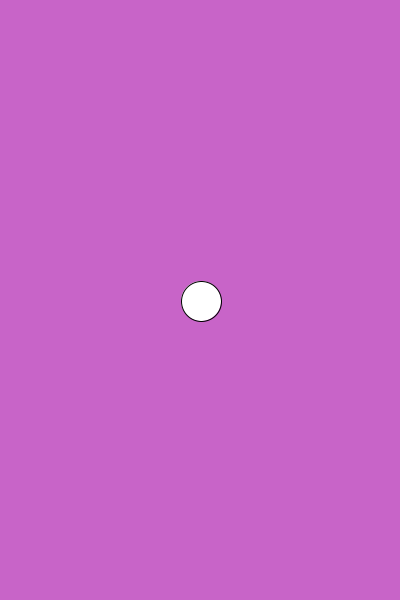
Frame 1 (no input)
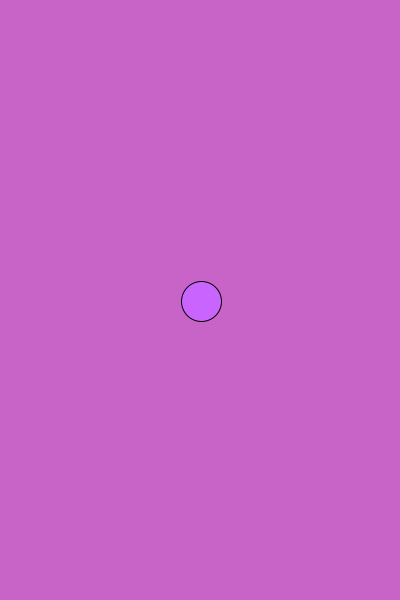
Frame 60 (the mouse pressed at the canvas centre just before this capture)
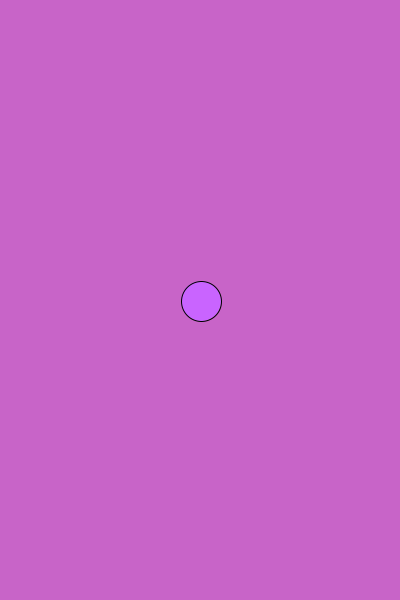
Frame 120 (the mouse held since frame 60 and released just before this capture)

The Processing sketch that drew these frames (run headless with seeded random() and noise(); from frame 60 on, the mouse is pressed at the canvas centre):

// Processing sketch: Bouncing
// ── Bouncing.pde
void setup(){
  size(400,600);
  ellipseMode(RADIUS);
}
 float posx,posy;
 float a =.0001;
 float xspeed= 1;
 float yspeed= 1;
 int radius= 20;
 int direction=1;
void draw(){
  background(200,100,200);
  a=a+.000001;
 posx=width/2;
 posy=height/2;
 xspeed+=a;
 yspeed+=a;
 posx=posx+xspeed*direction;
 posy=posy+yspeed*direction;
 if ((posx>radius-width) || posx<radius){
   direction=-direction;
 }
  if ((posy>radius-height) || posy<radius){
   direction=-direction;
 }
 ellipse(posx,posy,radius,radius);
 fill(posx,100,posy);
}
